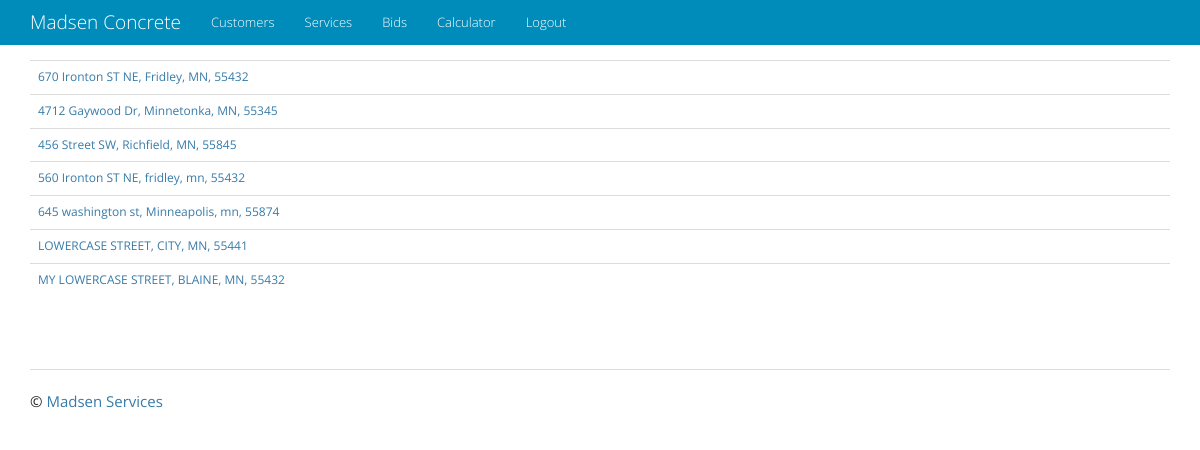
The page /address/ on the database as committed earlier.
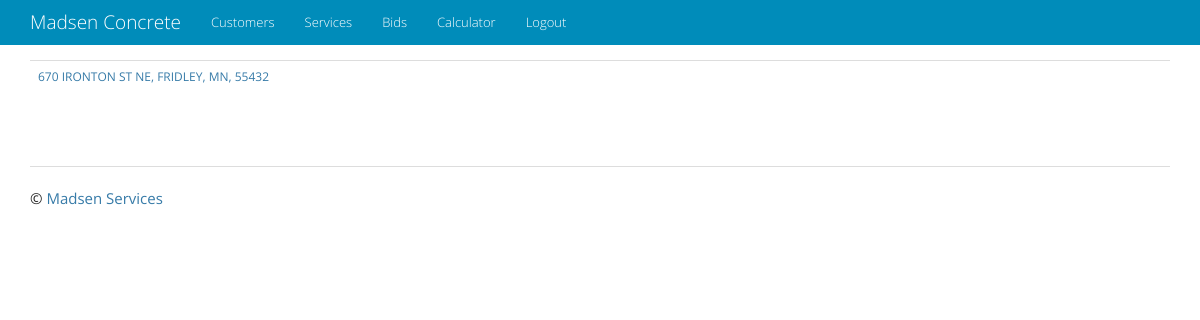
The same page on the database as committed later.
### address/models.py (models this page shows)
class Address(models.Model):
    street = models.CharField(max_length=128, blank=True)
    city = models.CharField(max_length=50, blank=True)
    state = models.CharField(max_length=2, blank=True)
    zip = models.CharField(max_length=5, blank=True)
    customer_id = models.ForeignKey('customer.Customer', on_delete=models.CASCADE)
    class Meta:
        verbose_name_plural = 'Addresses'
    def __str__(self):
        return '{0}, {1}, {2}, {3}'.format(self.street, self.city, self.state, self.zip)
    def get_absolute_url(self):
        return reverse('customer_app:customer_detail', kwargs={'pk': int(self.customer_id)})

### address/views.py (the view)
class AddressList(ListView):
    model = Address

### customer/models.py (called while the page is built)
    def __int__(self):
        return self.pk

### templates/address/address_list.html
{% extends "base.html" %}
{% block content %}
<table class="table">
    {% for object in object_list %}
    <tr><td><a href="{{ object.get_absolute_url }}">{{ object }}</a></td></tr>
    {% endfor %}
</table>
{% endblock content %}

Rows that differ between the two databases and show on the page:
removed Address: street+city+state "670 Ironton ST NE, Fridley, MN, 55432"
removed Address: street+city+state "4712 Gaywood Dr, Minnetonka, MN, 55345"
removed Address: street+city+state "456 Street SW, Richfield, MN, 55845"
removed Address: street+city+state "560 Ironton ST NE, fridley, mn, 55432"
removed Address: street+city+state "645 washington st, Minneapolis, mn, 55874"
removed Address: street+city+state "LOWERCASE STREET, CITY, MN, 55441"
removed Address: street+city+state "MY LOWERCASE STREET, BLAINE, MN, 55432"
added Address: street+city+state "670 IRONTON ST NE, FRIDLEY, MN, 55432"
